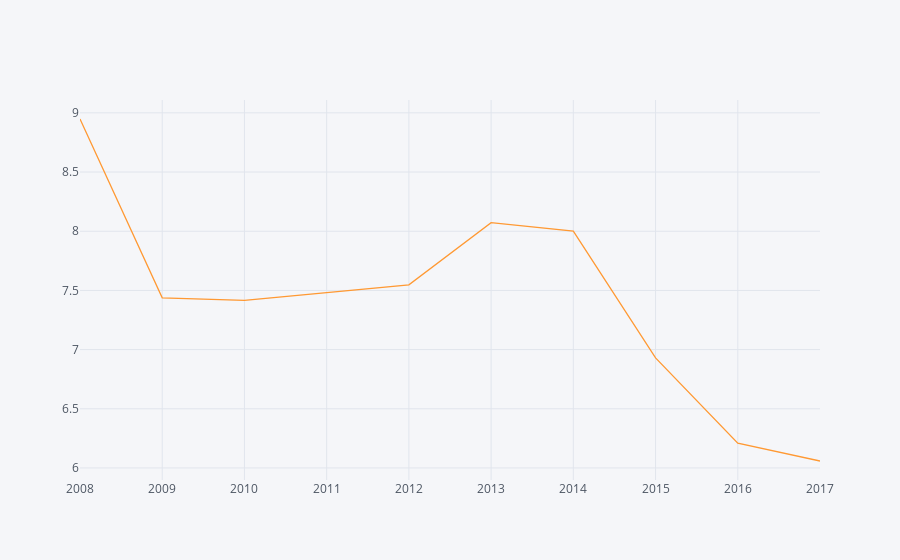

Notebook source saved alongside this figure:
### Markdown cell above
### Comment
Review tends to be consistent across months.

### Code cell
df_train.groupby(['year'])['rating'].mean().iplot(kind='line')

### Figure 1 — Plotly figure (JSON) as saved in the notebook; plotly's stock layout.template omitted (floating-point values rounded to 4 significant figures)
{"data": [{"line": {"color": "rgba(255, 153, 51, 1.0)", "dash": "solid", "shape": "linear", "width": 1.3}, "mode": "lines", "name": "rating", "text": "", "type": "scatter", "x": [2008, 2009, 2010, 2011, 2012, 2013, 2014, 2015, 2016, 2017], "y": [8.948, 7.438, 7.416, 7.484, 7.547, 8.072, 8.001, 6.93, 6.21, 6.059]}], "layout": {"legend": {"bgcolor": "#F5F6F9", "font": {"color": "#4D5663"}}, "paper_bgcolor": "#F5F6F9", "plot_bgcolor": "#F5F6F9", "title": {"font": {"color": "#4D5663"}}, "xaxis": {"gridcolor": "#E1E5ED", "showgrid": true, "tickfont": {"color": "#4D5663"}, "title": {"font": {"color": "#4D5663"}, "text": ""}, "zerolinecolor": "#E1E5ED"}, "yaxis": {"gridcolor": "#E1E5ED", "showgrid": true, "tickfont": {"color": "#4D5663"}, "title": {"font": {"color": "#4D5663"}, "text": ""}, "zerolinecolor": "#E1E5ED"}}}
